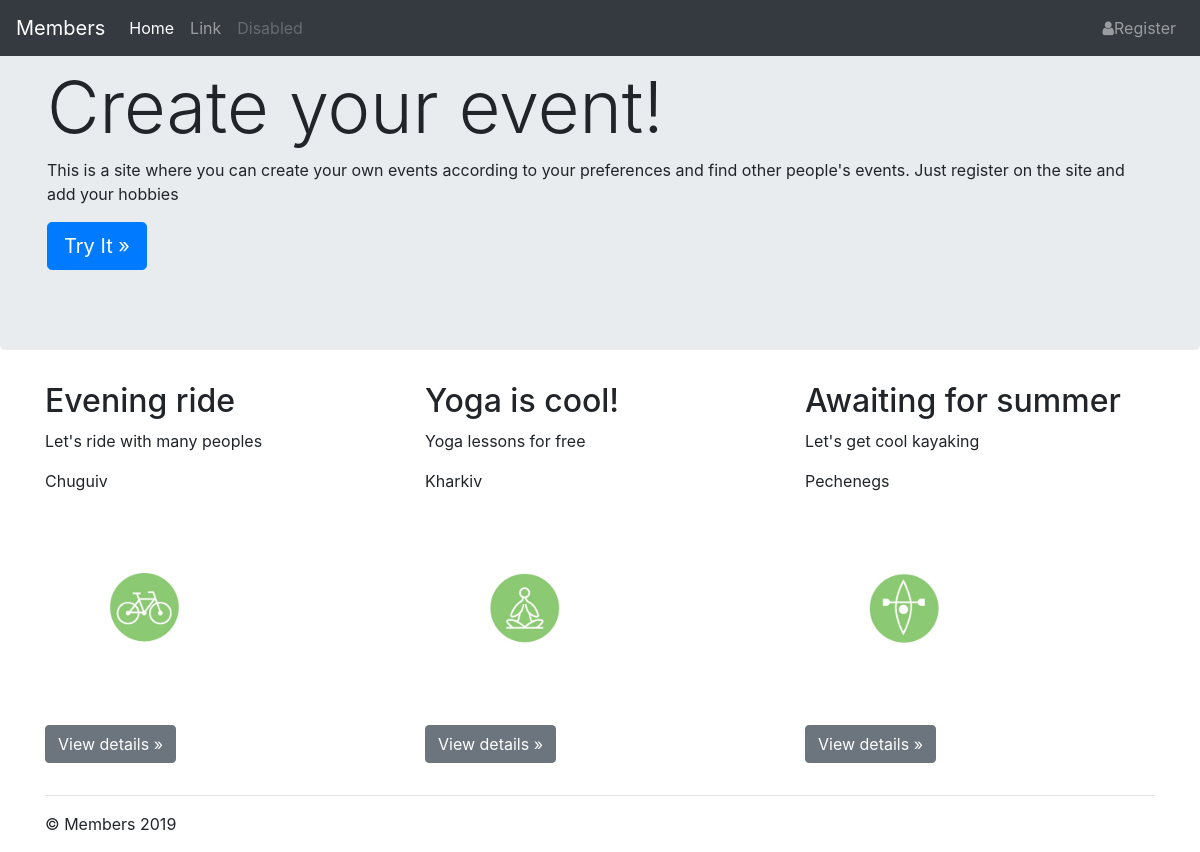
Before: / with the older database file.
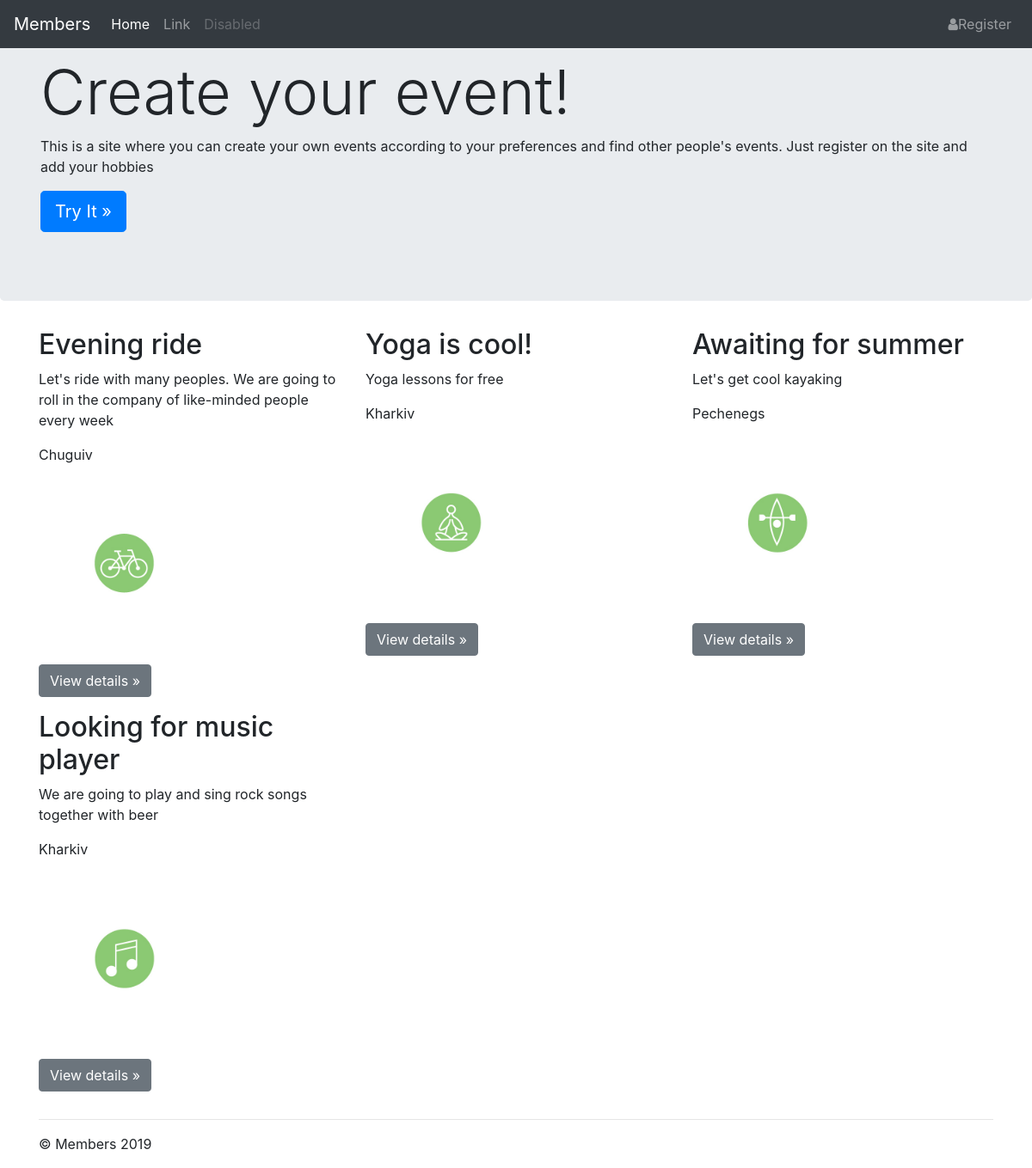
After: the same page with the newer database file.
### members/models.py (models this page shows)
class Event(models.Model):
    author = models.ForeignKey(
        settings.AUTH_USER_MODEL,
        on_delete=models.CASCADE,
        default=None, null=True
        )
    image = models.ImageField(upload_to='images/event_img', blank=True)
    title = models.CharField(max_length=100, null=True, blank=True)
    description = models.CharField(max_length=250, null=True, blank=True)
    date = models.DateField(null=True, blank=True)
    place = models.CharField(max_length=100, null=True, blank=True)
    hobby = models.ForeignKey(Hobby, on_delete=models.CASCADE, default=None, null=True)

### members/views.py (the view)
# urls.py: path("", views.IndexView.as_view(), name="index"),
class IndexView(ListView):
    model = Event
    template_name = 'members/index.html'
    def get_context_data(self, *, object_list=None, **kwargs):
        context = super(IndexView, self).get_context_data()
        context['page_title'] = "All events"
        return context

### members/templates/members/index.html (shortened to what this page needs)
{% extends 'members/layout.html' %}
{% block content %}
<div class="jumbotron">
    <div class="container">
      <h2 class="display-3">Create your event!</h2>
      <p>
        This is a site where you can create your own events
        according to your preferences and find other people's events.
        Just register on the site and add your hobbies
      </p>
      <p><a class="btn btn-primary btn-lg" href="#" role="button">Try It &raquo;</a></p>
    </div>
  </div>
  <div class="container">
    <div class="row">
    {% for event in object_list %}
      <div class="col-md-4">
        <h2>{{ event.title }}</h2>
        <p>{{ event.description }}</p>
        <p>{{ event.place }}</p>
        <p>
            {% load static%}
            <img style="padding-left: -10px" class="{{ event.hobby.name }} hobby-icon" src="{% static 'members/img_trans.gif' %}" width="1" height="1">
        </p>
        <p><a class="btn btn-secondary" href="#" role="button">View details &raquo;</a></p>
      </div>
    {% endfor %}
    </div>
    <hr>
  </div>
{% endblock %}

Changed rows visible on the page:
changed Event "Evening ride": description "Let's ride with many peoples" → "Let's ride with many peoples. We are going to roll in the company of like-minded people every week"
added Event: title "Looking for music player", description "We are going to play and sing rock songs together with beer", place "Kharkiv"
